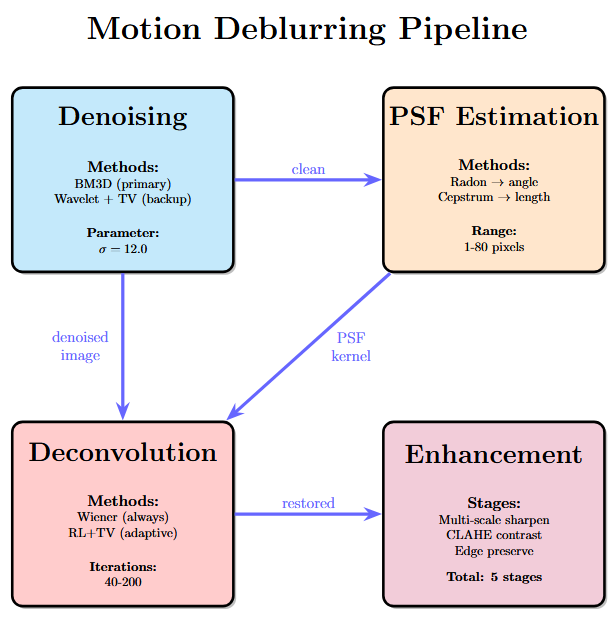
#> input picture assets/algo.png, 616 x 619 px
$ python -i BM3D.py   (imports and definitions only)   (older library calls are emulated)
#> lines starting #> are read from the running program, lines starting #| are printed output that depends on the picture
"""
Professional Image Restoration Streamlit App - Enhanced Version
Author: Enhanced for Shafi
Version: 4.9 - Custom BM3D Implementation
"""

import streamlit as st
import numpy as np
import cv2
import matplotlib.pyplot as plt
import seaborn as sns
from PIL import Image
import io
import base64
import time
import os
import math
import random
import warnings
from typing import Optional, Tuple, Dict, Any, List
from scipy import ndimage
from scipy.signal import fftconvolve, find_peaks
from scipy.fftpack import dct, idct
from skimage import img_as_float, color, data
from skimage.transform import radon, resize
from skimage.restoration import denoise_tv_chambolle, denoise_wavelet
from skimage import restoration as skrest
from skimage.metrics import peak_signal_noise_ratio as sk_psnr
from skimage.metrics import structural_similarity as sk_ssim
import pandas as pd
import datetime

# Configure page
# [516 lines not run here, left out]

# Initialize session state
if 'restoration_results' not in st.session_state:
    st.session_state.restoration_results = None
if 'uploaded_image' not in st.session_state:
    st.session_state.uploaded_image = None
if 'ground_truth' not in st.session_state:
    st.session_state.ground_truth = None
if 'metrics' not in st.session_state:
    st.session_state.metrics = None
if 'processing_time' not in st.session_state:
    st.session_state.processing_time = None
if 'texture_info' not in st.session_state:
    st.session_state.texture_info = None
if 'current_theme' not in st.session_state:
    st.session_state.current_theme = 'light'
if 'show_psf_analysis' not in st.session_state:
    st.session_state.show_psf_analysis = False
if 'degraded_image' not in st.session_state:
    st.session_state.degraded_image = None
if 'clean_image' not in st.session_state:
    st.session_state.clean_image = None
if 'degradation_steps' not in st.session_state:
    st.session_state.degradation_steps = []
if 'custom_kernel' not in st.session_state:
    st.session_state.custom_kernel = np.zeros((7, 7), dtype=np.float32)
if 'current_preview' not in st.session_state:
    st.session_state.current_preview = None

# Initialize random seed
# [2 lines not run here, left out]

# Custom BM3D Implementation - Set to True since we have our own implementation
HAS_BM3D = True

# PyWavelets for wavelet transforms
try:
    import pywt
    HAS_PYWT = True
except ImportError:
    HAS_PYWT = False

# =============================================================================
# CUSTOM BM3D IMPLEMENTATION
# =============================================================================

# [535 lines left out: functions compute_dct_basis, block_matching, dct_2d, idct_2d, apply_3d_transform, apply_inverse_3d_transform and 17 more, not called in this run]

def analyze_texture_simple(img_rgb: np.ndarray):
    """Simple texture analysis using gradient magnitude."""
    gray = cv2.cvtColor((img_rgb * 255).astype('uint8'), cv2.COLOR_RGB2GRAY)
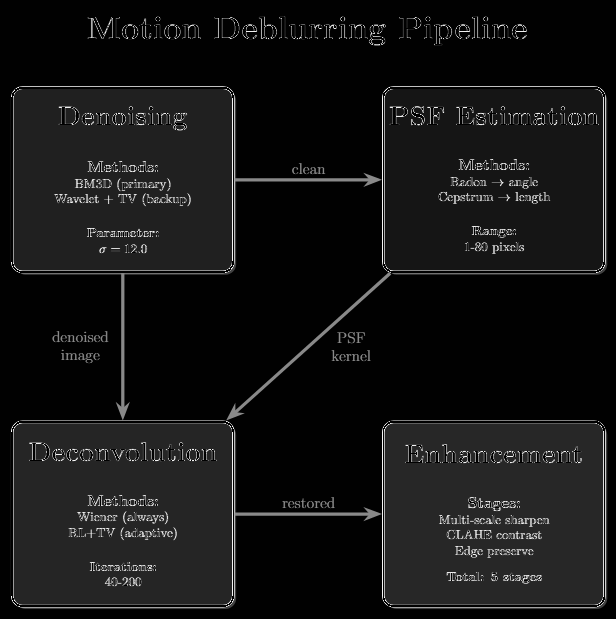
#> gray: shape (619, 616); min 0, max 255, mean 20.8
    gray = gray.astype('float32') / 255.0

    grad_x = cv2.Sobel(gray, cv2.CV_32F, 1, 0, ksize=3)
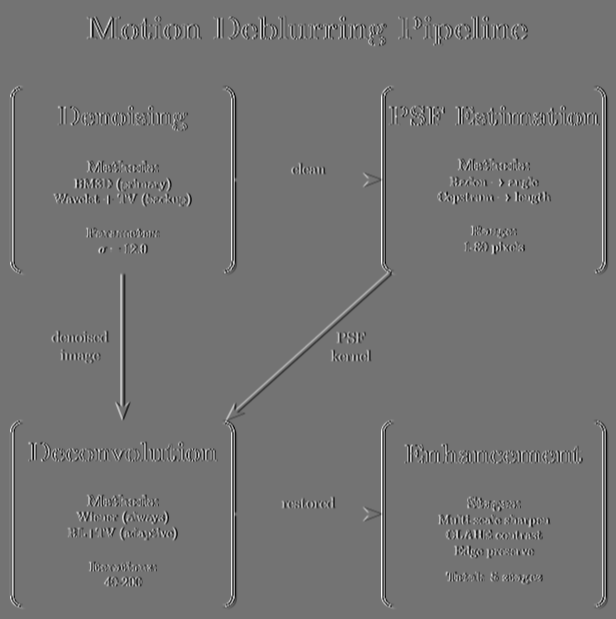
#> grad_x: shape (619, 616) float32; min -3.18, max 3.83, mean 1.58e-10; drawn with min black and max white
    grad_y = cv2.Sobel(gray, cv2.CV_32F, 0, 1, ksize=3)
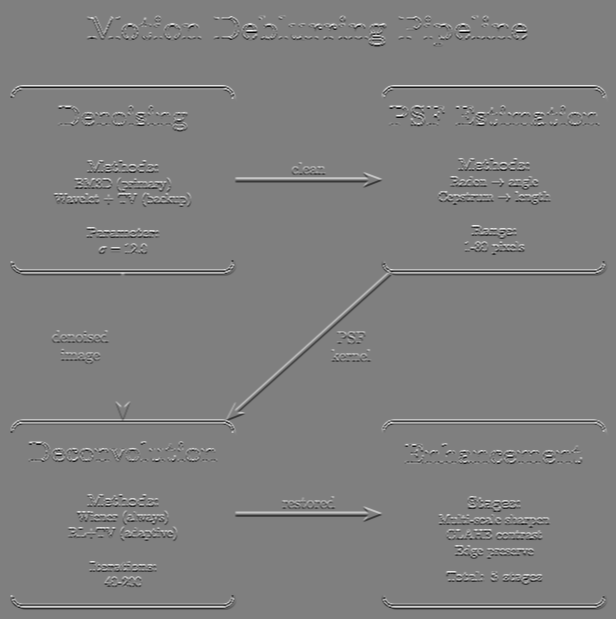
#> grad_y: shape (619, 616) float32; min -3.76, max 3.76, mean 3.2e-10; drawn with min black and max white
    grad_mag = np.sqrt(grad_x**2 + grad_y**2)
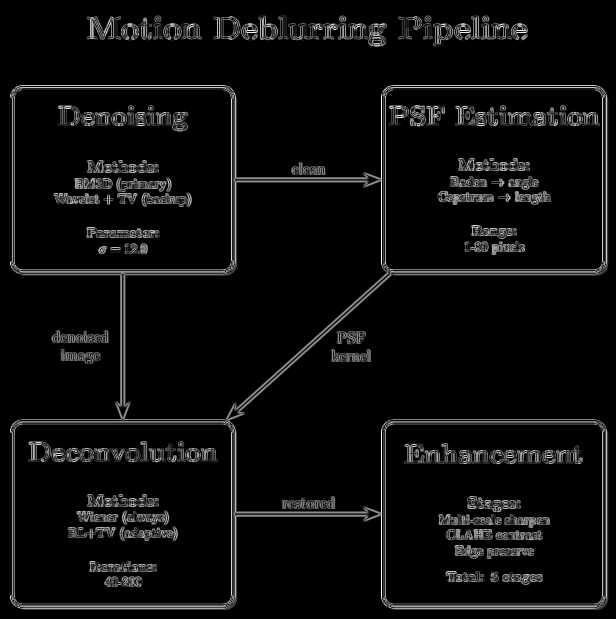
#> grad_mag: shape (619, 616) float32; min 0, max 3.83, mean 0.188; drawn with min black and max white

    texture_energy = np.mean(grad_mag)
#> texture_energy = 0.188

    # Adaptive parameter recommendations
    if texture_energy > 0.1:
        tv_weight = 0.004
        sharpening_factor = 0.7
        noise_sigma = 8.0
    elif texture_energy < 0.03:
        tv_weight = 0.02
        sharpening_factor = 1.3
        noise_sigma = 15.0
    else:
        tv_weight = 0.01
        sharpening_factor = 1.0
        noise_sigma = 12.0

    return {
        'texture_energy': texture_energy,
        'recommended_tv_weight': tv_weight,
        'sharpening_factor': sharpening_factor,
        'recommended_noise_sigma': noise_sigma
    }

# [534 lines left out: functions detect_degradation_type, analyze_noise_pattern, analyze_blur_severity, detect_salt_pepper_noise, adaptive_denoising, wavelet_rgb_denoising and 13 more, not called in this run]

def toggle_kernel_cell(row: int, col: int):
    """Toggle kernel cell state"""
    st.session_state.custom_kernel[row, col] = 1.0 if st.session_state.custom_kernel[row, col] == 0.0 else 0.0

def reset_kernel():
    """Reset custom kernel to all zeros"""
    st.session_state.custom_kernel = np.zeros((7, 7), dtype=np.float32)

# [886 lines left out: functions create_kernel_visualization, create_degradation_visualization, ensure_image_range, safe_image_display, main, not called in this run]

# [2 lines not run here, left out]

>>> import cv2
>>> picture = cv2.cvtColor(cv2.imread('assets/algo.png'), cv2.COLOR_BGR2RGB)
>>> result = analyze_texture_simple(picture)
#> result = {'texture_energy': 0.188, 'recommended_tv_weight': 0.004, 'sharpening_factor': 0.7, 'recommended_noise_sigma': 8}

$ run again, on assets/enhanc.png
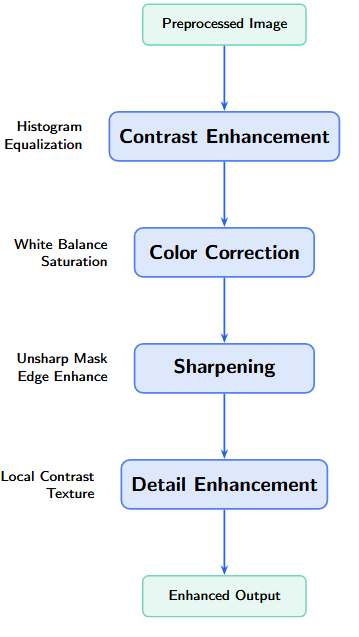
#> input picture assets/enhanc.png, 359 x 637 px
#> in analyze_texture_simple, `grad_y = cv2.Sobel(gray, cv2.CV_32F, 0, 1, ksize=3)`:
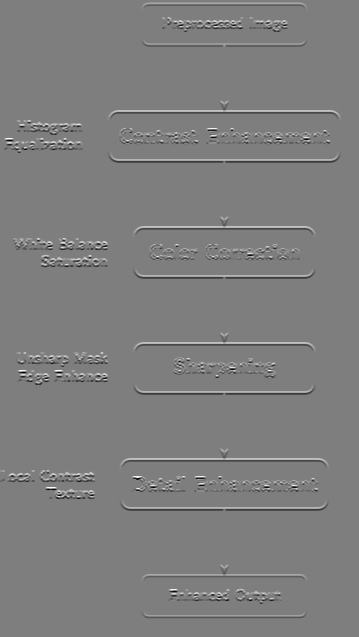
#> grad_y: shape (637, 359) float32; min -3.76, max 3.8, mean -4e-10; drawn with min black and max white
#> in analyze_texture_simple, `grad_mag = np.sqrt(grad_x**2 + grad_y**2)`:
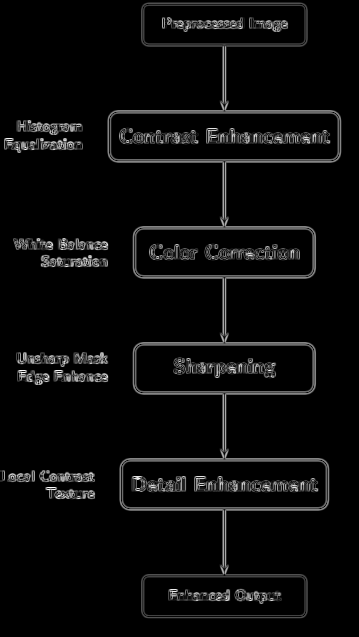
#> grad_mag: shape (637, 359) float32; min 0, max 3.8, mean 0.16; drawn with min black and max white
#> texture_energy = 0.16
#> result = {'texture_energy': 0.16, 'recommended_tv_weight': 0.004, 'sharpening_factor': 0.7, 'recommended_noise_sigma': 8}
